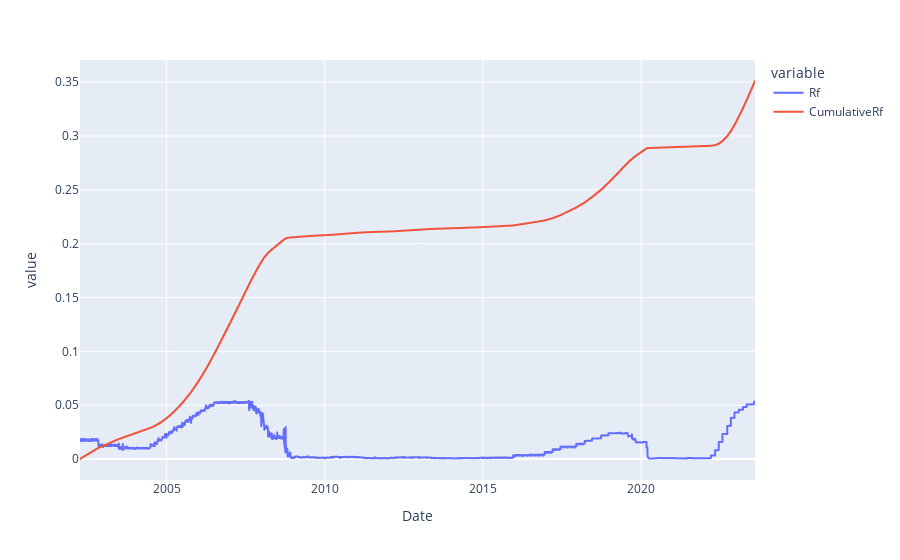

The notebook cell this image was saved under:
### Code cell
fig=px.line(mynewdf,x=mynewdf.index,y=["Rf","CumulativeRf"])
fig.show()

### Figure 1 — Plotly figure (JSON) as saved in the notebook; plotly's stock layout.template omitted (floating-point values rounded to 4 significant figures; data arrays with more than 128 entries replaced by an {"elided": "..."} marker saying what was removed)
{"data": [{"hovertemplate": "variable=Rf<br>Date=%{x}<br>value=%{y}<extra></extra>", "legendgroup": "Rf", "line": {"color": "#636efa", "dash": "solid"}, "marker": {"symbol": "circle"}, "mode": "lines", "name": "Rf", "showlegend": true, "x": {"elided": "5567 str values"}, "xaxis": "x", "y": {"elided": "5567 float values"}, "yaxis": "y", "type": "scattergl"}, {"hovertemplate": "variable=CumulativeRf<br>Date=%{x}<br>value=%{y}<extra></extra>", "legendgroup": "CumulativeRf", "line": {"color": "#EF553B", "dash": "solid"}, "marker": {"symbol": "circle"}, "mode": "lines", "name": "CumulativeRf", "showlegend": true, "x": {"elided": "5567 str values"}, "xaxis": "x", "y": {"elided": "5567 float values"}, "yaxis": "y", "type": "scattergl"}], "layout": {"xaxis": {"anchor": "y", "domain": [0.0, 1.0], "title": {"text": "Date"}}, "yaxis": {"anchor": "x", "domain": [0.0, 1.0], "title": {"text": "value"}}, "legend": {"title": {"text": "variable"}, "tracegroupgap": 0}, "margin": {"t": 60}}}
